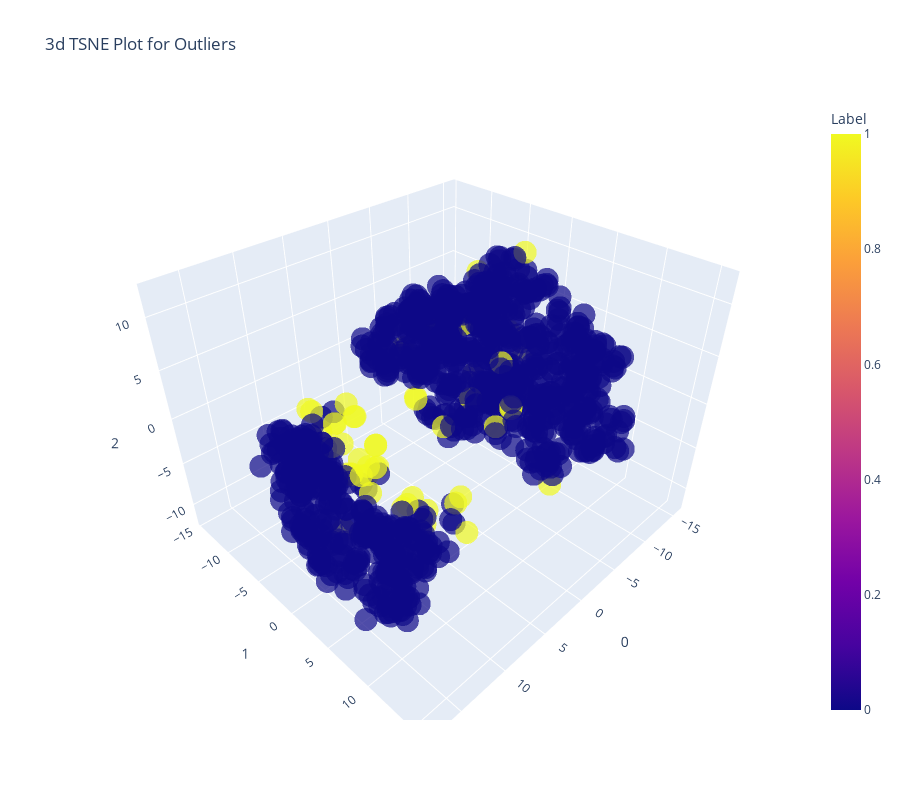

Notebook code for this chart:
### Code cell
# plot a model
plot_model(knn)

### Figure 1 — Plotly figure (JSON) as saved in the notebook; plotly's stock layout.template omitted (floating-point values rounded to 4 significant figures; data arrays with more than 128 entries replaced by an {"elided": "..."} marker saying what was removed)
{"data": [{"customdata": {"elided": "1000x1 float values"}, "hovertemplate": "0=%{x}<br>1=%{y}<br>2=%{z}<br>Feature=%{customdata[0]}<br>Label=%{marker.color}<extra></extra>", "legendgroup": "", "marker": {"color": {"elided": "1000 int values"}, "coloraxis": "coloraxis", "opacity": 0.7, "symbol": "circle"}, "mode": "markers", "name": "", "scene": "scene", "showlegend": false, "type": "scatter3d", "x": {"elided": "1000 float values"}, "y": {"elided": "1000 float values"}, "z": {"elided": "1000 float values"}}], "layout": {"coloraxis": {"colorbar": {"title": {"text": "Label"}}, "colorscale": [[0, "#0d0887"], [0.1111, "#46039f"], [0.2222, "#7201a8"], [0.3333, "#9c179e"], [0.4444, "#bd3786"], [0.5556, "#d8576b"], [0.6667, "#ed7953"], [0.7778, "#fb9f3a"], [0.8889, "#fdca26"], [1, "#f0f921"]]}, "height": 800, "legend": {"tracegroupgap": 0}, "scene": {"domain": {"x": [0, 1], "y": [0, 1]}, "xaxis": {"title": {"text": "0"}}, "yaxis": {"title": {"text": "1"}}, "zaxis": {"title": {"text": "2"}}}, "title": {"text": "3d TSNE Plot for Outliers"}, "width": 900}}
